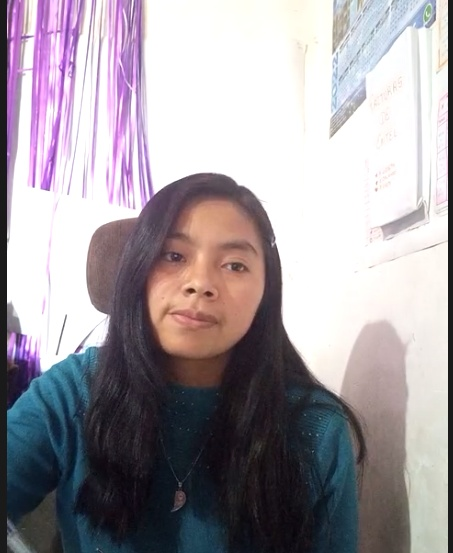
#> input picture faces/Raquel.jpg, 453 x 553 px; its folder holds only this picture in this run
$ python -i Principal_Comant.py   (imports and definitions only)
#> lines starting #> are read from the running program, lines starting #| are printed output that depends on the picture
from tkinter import *
from tkinter import filedialog
from PIL import Image
from PIL import ImageTk
from PIL import ImageTk, Image
import cv2
import tkinter as tk
import imutils
import numpy as np
# importing os module
import os
import tkinter.messagebox

def reiniciar_count():
    global count
    count = 0
image_face = None
def elegir_imagen():
    # Especificar los tipos de archivos, para elegir solo a las imágenes
    path_image = filedialog.askopenfilename(filetypes = [
        ("image", ".jpeg"),
        ("image", ".png"),
        ("image", ".jpg")])
#> the answer given: faces/Raquel.jpg
    if len(path_image) > 0:
        global image
        #path
        global image_face
        image_face = path_image
        print(image_face)
        # Leer la imagen de entrada y la redimensionamos
        image = cv2.imread(path_image)
#> image is the input picture: shape (553, 453, 3); mean B, G, R 161.6, 155.5, 162.2
        image= imutils.resize(image, height=380)
#> image: shape (380, 311, 3)
        # Para visualizar la imagen de entrada en la GUI
        imageToShow= imutils.resize(image, width=180)
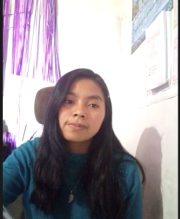
#> imageToShow: shape (219, 180, 3); mean B, G, R 161.6, 155.5, 162.2
        imageToShow = cv2.cvtColor(imageToShow, cv2.COLOR_BGR2RGB)
        im = Image.fromarray(imageToShow )
        img = ImageTk.PhotoImage(image=im)
#> (the run stopped early here; a loop or call above may not have finished)

$ run again, on faces/raquel.jpg
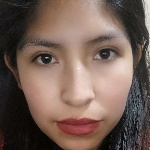
#> input picture faces/raquel.jpg, 150 x 150 px
#> in elegir_imagen, image is the input picture: shape (150, 150, 3); mean B, G, R 85.3, 95, 116.2
#> image: shape (380, 380, 3)
#> in elegir_imagen, `imageToShow= imutils.resize(image, width=180)`:
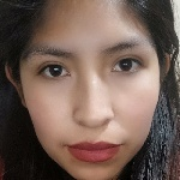
#> imageToShow: shape (180, 180, 3); mean B, G, R 85.3, 95, 116.2

$ run again, on faces/freddy.jpg
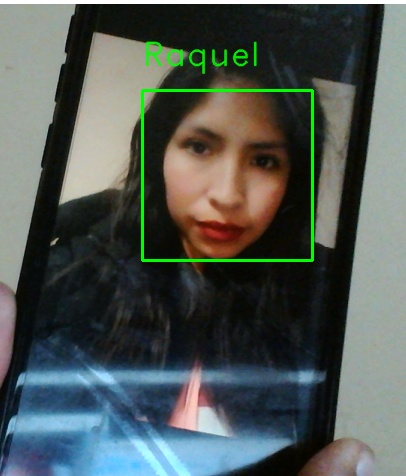
#> input picture faces/freddy.jpg, 406 x 476 px
#> in elegir_imagen, image is the input picture: shape (476, 406, 3); mean B, G, R 84.7, 88.5, 80.2
#> image: shape (380, 324, 3)
#> in elegir_imagen, `imageToShow= imutils.resize(image, width=180)`:
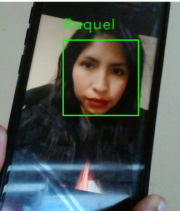
#> imageToShow: shape (211, 180, 3); mean B, G, R 84.7, 88.5, 80.2
